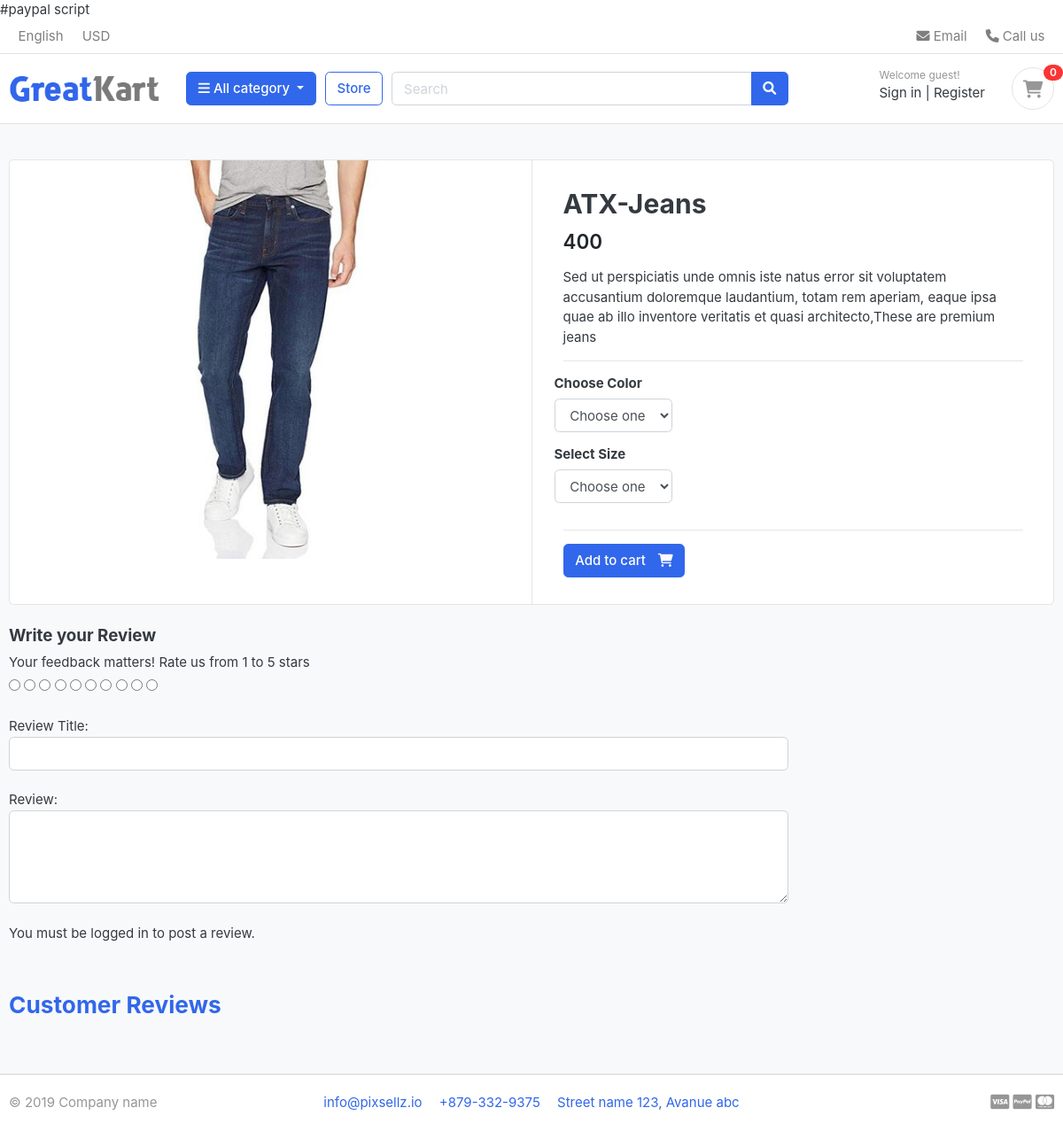
/store/category/jeans/atx-jeans/, run on an earlier commit of the app's database.
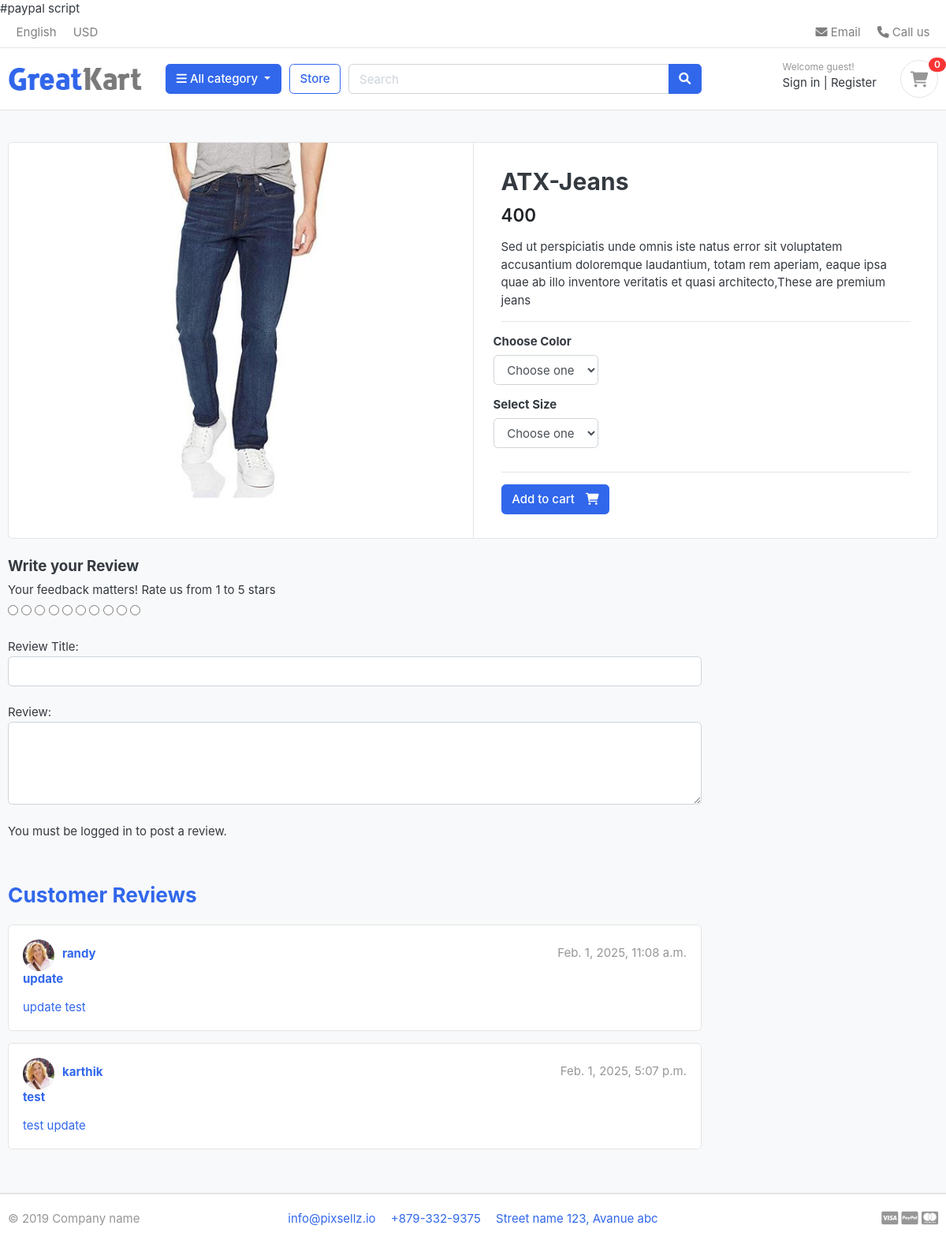
And on a later commit of the database.
### store/models.py (models this page shows, shortened)
class Product(models.Model):
    product_name = models.CharField(max_length=200,unique=True)
    slug = models.SlugField(max_length=200,unique=True)
    description = models.TextField(max_length=500,blank=True)
    price = models.IntegerField()
    images = models.ImageField(upload_to='photos/products')
    stock = models.IntegerField()
    is_available = models.BooleanField(default=True)
    category = models.ForeignKey(category , on_delete=models.CASCADE )
    created_date = models.DateTimeField(auto_now_add=True)
    modified_date = models.DateTimeField(auto_now=True)

class ReviewRating(models.Model):
    product = models.ForeignKey(Product,on_delete=models.CASCADE)
    user =  models.ForeignKey(Account,on_delete=models.CASCADE)
    subject = models.CharField(max_length=100)
    review = models.TextField(max_length=500)
    rating = models.FloatField()
    ip = models.CharField(max_length=20,blank=True)
    status = models.BooleanField(default=True)
    created_at = models.DateTimeField(auto_now_add=True)
    updated_at = models.DateTimeField(auto_now=True)

### accounts/models.py (models this page shows, shortened)
class Account(AbstractBaseUser):
    first_name = models.CharField(max_length=50)
    last_name = models.CharField(max_length=50)
    username = models.CharField(max_length=50,unique=True)
    email = models.EmailField(max_length=100,unique=True)
    phone_number = models.CharField(max_length=50)
    date_joined = models.DateTimeField(auto_now_add=True)
    last_login = models.DateTimeField(auto_now_add=True)
    is_admin = models.BooleanField(default=False)
    is_staff = models.BooleanField(default=False)
    is_active = models.BooleanField(default=False)
    is_superadmin = models.BooleanField(default=False)
    USERNAME_FIELD = 'email'
    REQUIRED_FIELDS = ['username','first_name','last_name']
    objects = MyAccountManager()

### store/views.py (the view)
# urls.py: path('category/<slug:category_slug>/<slug:product_slug>/',product_detail,name='product_detail'),
def product_detail(request,category_slug,product_slug):
    try:
        single_product = Product.objects.get(category__slug = category_slug,slug = product_slug)
        in_cart = CartItem.objects.filter(cart__cart_id = _cart_id(request),product = single_product).exists()
    except Exception as e:
        raise e
    if request.user.is_authenticated:
        try:
            orderproduct = OrderProduct.objects.filter(user = request.user,product_id = single_product.id).exists()
        except OrderProduct.DoesNotExist:
            orderproduct =  None
    else:
        orderproduct = None
    reviews = ReviewRating.objects.filter(product_id = single_product.id,status = True)
    context = {
        'single_product':single_product,
        'in_cart':in_cart,
        'order_product':orderproduct,
        'reviews':reviews,
    }
    return render(request,'store/product_detail.html',context=context)

### carts/context_processors.py (called while the page is built)
def counter(request):
    cart_count = 0
    if 'admin' in request.path:
        return {}
    else:
        try:
            cart = Cart.objects.filter(cart_id = _cart_id(request))
            if request.user.is_authenticated:
                cart_items = CartItem.objects.all().filter(user = request.user)
            else:
                cart_items = CartItem.objects.all().filter(cart = cart[:1])
            for cart_item in cart_items:
                cart_count =  cart_count + cart_item.quantity
        except Cart.DoesNotExist:
            cart_count = 0
    return dict(cart_count=cart_count)

### carts/views.py (called while the page is built)
def _cart_id(request):
    cart = request.session.session_key
    if not cart:
        cart = request.session.create()
    return cart

### category/context_processors.py (called while the page is built)
def menu_links(request):
    links = category.objects.all()
    return dict(links=links)

### category/models.py (called while the page is built)
    def get_url(self):
        return reverse('product_by_category',args = [self.slug])

### store/models.py (called while the page is built)
    def colors(self):
        return super(VariationManager,self).filter(variation_category = 'color',is_active =  True)

    def sizes(self):
        return super(VariationManager,self).filter(variation_category = 'size',is_active =  True)

### store/templates/store/product_detail.html (shortened to what this page needs)
{% extends 'shop/base.html' %}
{% load static %}
{% block content %}
<section class="section-content padding-y bg">
    <div class="container">
    <div class="card">
        <div class="row no-gutters">
            <aside class="col-md-6">
    <article class="gallery-wrap">
        <div class="img-big-wrap">
           <a href="#"><img src="{{ single_product.images.url }}"></a>
        </div>
    </article>
            </aside>
            <main class="col-md-6 border-left">
    <form action="{% url 'add_cart' single_product.id %}" method="POST">
        <article class="content-body">
        <h2 class="title">{{single_product.product_name }}</h2>
        <div class="mb-3">
            <var class="price h4">{{single_product.price }}</var>
        </div>
        <p>{{single_product.description }}</p>
        <hr>
            <div class="row">
                <div class="item-option-select">
                    <h6>Choose Color</h6>
                    <select name="color" class="form-control">
                      <option value="" disabled selected>Choose one</option>
                    </select>
                </div>
            </div>
            <div class="row">
                <div class="item-option-select">
                    <h6>Select Size</h6>
                    <select name="size" class="form-control">
                        <option value="" disabled selected>Choose one</option>
                      </select>
                </div>
            </div>
            <hr>
            {% if single_product.stock == 0 %}
                <h5>Out of Stock<h5>
            {% else %}
                <button type="submit" class="btn  btn-primary"> <span class="text">Add to cart</span> <i class="fas fa-shopping-cart"></i>  </button>
            {% endif %}
        </article>
  </form>
            </main>
        </div>
    </div>
    <br>
    <div class="row">
                <div class="col-md-9">
        <form action="{% url 'submit_review' single_product.id %}" method="POST">
            <h5>Write your Review</h5>
            <div>
                <label>Your feedback matters! Rate us from 1 to 5 stars</label>
                <br>
                <div class="rate">
                    <input type="radio" name="rating" id="rating10" value="5" required /><label for="rating10" title="5 stars"></label>
                    <input type="radio" name="rating" id="rating9" value="4.5" required /><label for="rating9" title="4.5 stars"></label>
                    <input type="radio" name="rating" id="rating8" value="4" required /><label for="rating8" title="4 stars"></label>
                    <input type="radio" name="rating" id="rating7" value="3.5" required /><label for="rating7" title="3.5 stars"></label>
                    <input type="radio" name="rating" id="rating6" value="3" required /><label for="rating6" title="3 stars"></label>
                    <input type="radio" name="rating" id="rating5" value="2.5" required /><label for="rating5" title="2.5 stars"></label>
                    <input type="radio" name="rating" id="rating4" value="2" required /><label for="rating4" title="2 stars"></label>
                    <input type="radio" name="rating" id="rating3" value="1.5" required /><label for="rating3" title="1.5 stars"></label>
                    <input type="radio" name="rating" id="rating2" value="1" required /><label for="rating2" title="1 star"></label>
                    <input type="radio" name="rating" id="rating1" value="0.5" required /><label for="rating1" title="0.5 star"></label>
                </div>
                <br>
                Review Title:
                <input type="text" name="subject" class="form-control">
                <br>
                Review:
                <textarea name="review" rows="4" class="form-control"></textarea>
                <br>
                {% if user.is_authenticated %}
                    {% if order_product %}
                        <input type="submit" value="submit-review" class="btn btn-primary">
                    {% else %}
                        <p>You must purchase this product to post a review.<span></p>
                    {% endif %}
                {% else %}
                    <p>You must be logged in to post a review.<span><a href="{% url 'login' %}"Login now  </span></p>
                {% endif %}
            </div>
        </form>
        <br>
        <header class="section-heading">
            <h3>Customer Reviews </h3>
        </header>
        {% for review in reviews %}
            <article class="box mb-3">
                <div class="icontext w-100">
                    <img src="{% static './images/avatars/avatar1.jpg' %}" class="img-xs icon rounded-circle">
                    <div class="text">
                        <span class="date text-muted float-md-right">{{ review.updated_at }}</span>
                        <h6 class="mb-1">{{ review.user.first_name }}</h6>
                    </div>
                </div>
                <h6> {{ review.subject }}</h6>
                <div class="mt-3">
                    <p>
                        {{ review.review }}
                    </p>
                </div>
            </article>
        {% endfor %}
        </div>
    </div>
    </div>
    </section>
{% endblock %}

### shop/templates/shop/base.html (shortened to what this page needs)
{% load static %}
<!DOCTYPE HTML>
<html lang="en">
<head>
<link href="{% static 'css/bootstrap.css' %}" rel="stylesheet" type="text/css"/>
<link href="{% static 'fonts/fontawesome/css/all.min.css' %}" type="text/css" rel="stylesheet">
<link href="{% static 'css/ui.css' %}" rel="stylesheet" type="text/css"/>
<link href="{% static 'css/responsive.css' %}" rel="stylesheet" media="only screen and (max-width: 1200px)" />
<link href="{% static 'css/custom.css' %}" rel="stylesheet" type="text/css"/>
<link rel="stylesheet" href="https://cdnjs.cloudflare.com/ajax/libs/font-awesome/6.0.0-beta3/css/all.min.css">
<link rel="stylesheet" href="https://cdnjs.cloudflare.com/ajax/libs/font-awesome/6.0.0-beta3/css/all.min.css">
</head>
<body>
    {% include 'shop/includes/navbar.html' %}
    {% block content %}
    {% endblock %}
    {% include 'shop/includes/footer.html' %}

### shop/templates/shop/includes/navbar.html (shortened to what this page needs)
{% load static %}
<header class="section-header">
    <nav class="navbar p-md-0 navbar-expand-sm navbar-light border-bottom">
    <div class="container">
      <div class="collapse navbar-collapse" id="navbarTop4">
        <ul class="navbar-nav mr-auto">
            <li class="nav-item dropdown">
                 <a href="#" class="nav-link">   English </a>
            </li>
            <li class="nav-item dropdown">
                <a href="#" class="nav-link"> USD </a>
            </li>
        </ul>
        <ul class="navbar-nav">
            <li><a href="#" class="nav-link"> <i class="fa fa-envelope"></i> Email </a></li>
            <li><a href="#" class="nav-link"> <i class="fa fa-phone"></i> Call us </a></li>
        </ul>
      </div>
    </div>
    </nav>
    <section class="header-main border-bottom">
        <div class="container">
    <div class="row align-items-center">
        <div class="col-lg-2 col-md-3 col-6">
            <a href="/" class="brand-wrap">
                <img class="logo" src="{% static './images/logo.png' %}">
            </a>
        </div>
        <div class="col-lg col-sm col-md col-6 flex-grow-0">
            <div class="category-wrap dropdown d-inline-block float-right">
                <button type="button" class="btn btn-primary dropdown-toggle" data-toggle="dropdown">
                    <i class="fa fa-bars"></i> All category
                </button>
            </div>
        </div>
        <a href="{% url 'store' %}" class="btn btn-outline-primary">Store</a>
        <div class="col-lg  col-md-6 col-sm-12 col">
            <form action="{% url 'search' %}" class="search" method="get">
                <div class="input-group w-100">
                    <input type="text" class="form-control" style="width:60%;" placeholder="Search" name="Keyword">
                    <div class="input-group-append">
                      <button class="btn btn-primary" type="submit">
                        <i class="fa fa-search"></i>
                      </button>
                    </div>
                </div>
            </form>
        </div>
        <div class="col-lg-3 col-sm-6 col-8 order-2 order-lg-3">
                    <div class="d-flex justify-content-end mb-3 mb-lg-0">
                        {% if user.id is none %}
                        <div class="widget-header">
                            <small class="title text-muted">Welcome guest!</small>
                            <div>
                                <a href="{% url 'login' %}">Sign in</a> <span class="dark-transp"> | </span>
                                <a href="{% url 'register' %}"> Register</a>
                            </div>
                        </div>
                        {% endif %}
                        <a href="{% url 'cart' %}" class="widget-header pl-3 ml-3">
                            <div class="icon icon-sm rounded-circle border"><i class="fa fa-shopping-cart"></i></div>
                            <span class="badge badge-pill badge-danger notify">{{ cart_count }}</span>
                        </a>
                    </div>
                </div>
    </div>
        </div>
    </section>
    </header>

### shop/templates/shop/includes/footer.html (shortened to what this page needs)
<footer class="section-footer border-top">
	<div class="container">
		<section class="footer-bottom border-top row">
			<div class="col-md-2">
				<p class="text-muted"> &copy 2019 Company name </p>
			</div>
			<div class="col-md-8 text-md-center">
				<span  class="px-2">info@pixsellz.io</span>
				<span  class="px-2">+879-332-9375</span>
				<span  class="px-2">Street name 123, Avanue abc</span>
			</div>
			<div class="col-md-2 text-md-right text-muted">
			</div>
		</section>
	</div>
</footer>

### static/css/ui.css (style rules this page uses)
html { font-family: "Inter", sans-serif; font-size: 15px; }
.content-body { flex: 1 1 auto; padding: 2rem 2.3rem; }
.icon-xs, .icon-sm, .icon-md, .icon-lg { display: inline-block; text-align: center; flex-shrink: 0; flex-grow: 0; }
.icon-sm { width: 48px; height: 48px; line-height: 48px !important; font-size: 20px; }
.img-xs, .img-sm, .img-md, .img-lg { -o-object-fit: cover; object-fit: cover; flex-shrink: 0; flex-grow: 0; }
.img-xs { width: 40px; height: 40px; }
.padding-y { padding-top: 40px; padding-bottom: 40px; }
var { font-style: normal; }
article:after, .form-group:after { display: block; clear: both; content: ""; }
.bg { background-color: #f8f9fa; }
.section-heading { margin-bottom: 20px; margin-top: 15px; }
p:last-child { margin-bottom: 0; }
.header-main { position: relative; padding-top: 1rem; padding-bottom: 1rem; }
.brand-wrap .logo, .navbar-brand .logo { margin-right: 7px; max-height: 42px; display: inline-block; }
.widget-header { display: inline-block; vertical-align: middle; position: relative; }
.widget-header a { color: #343a40; }
.widget-header i { color: #969696; }
.widget-header .title { display: block; }
.widget-header .notify { position: absolute; top: -3px; right: -10px; }
.footer-bottom { padding-top: 20px; padding-bottom: 20px; }
.btn .text + i { margin-left: 10px; }
.icontext { display: inline-flex; align-items: center; vertical-align: middle; }
.icontext .text { width: 100%; line-height: 1.2; }
.icontext .icon { position: relative; margin-right: 10px; flex-shrink: 0; flex-grow: 0; }
.notify { position: absolute; top: -4px; right: -10px; display: inline-block; padding: 0.25em 0.6em; font-size: 12px; line-height: 1; text-align: center; border-radius: 3rem; color: #fff; background-color: #fa3434; }
.price { font-weight: 600; color: #212529; }
.box { padding: 18px; background: #fff; border-radius: 0.37rem; border: 1px solid #e4e4e4; }
.box img { max-width: 100%; }
.gallery-wrap .img-big-wrap { margin-bottom: 10px; border-radius: 0.37rem; overflow: hidden; background-color: #fff; }
.gallery-wrap .img-big-wrap a { text-align: center; display: block; }
.gallery-wrap .img-big-wrap img { height: 450px; width: auto; display: inline-block; }
.item-option-select { margin-bottom: 1rem; display: inline-block; margin-right: 15px; }

What changed in the data, as far as the page shows it:
added ReviewRating: updated_at "Feb. 1, 2025, 11:08 a.m.", user.first_name "randy", subject "update", review "update test"
added ReviewRating: updated_at "Feb. 1, 2025, 5:07 p.m.", user.first_name "karthik", subject "test", review "test update"
